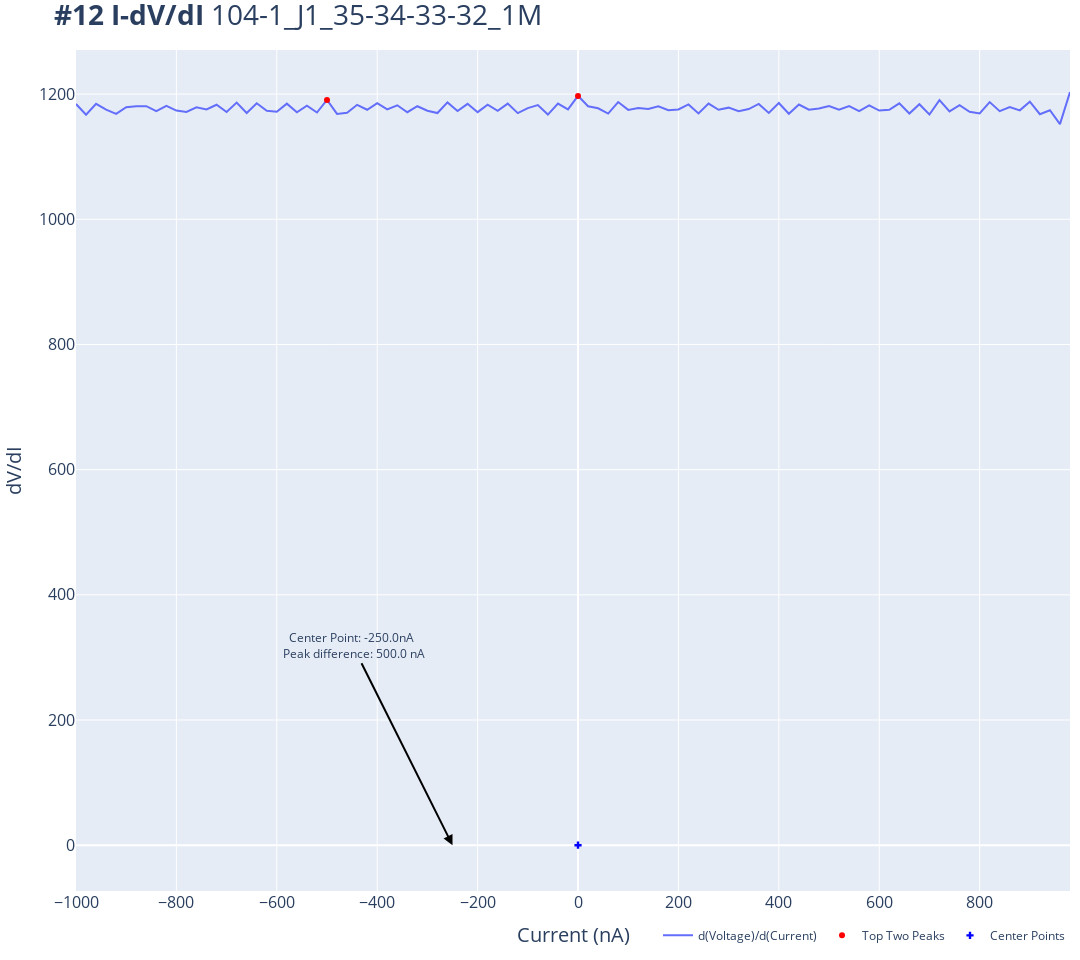

Notebook cell for this chart:
### Code cell
IV_diff(12)

### Figure 1 — Plotly figure (JSON) as saved in the notebook; plotly's stock layout.template omitted (floating-point values rounded to 4 significant figures)
{"data": [{"mode": "lines", "name": "d(Voltage)/d(Current)", "type": "scatter", "x": [-1000, -980.0, -960.0, -940, -920, -900, -880, -860, -840, -820, -800, -780, -760, -740, -720, -700, -680, -660, -640, -620, -600, -580, -560, -540, -520, -500, -480.0, -460, -440, -420, -400, -380, -360, -340, -320, -300, -280, -260, -240.0, -220, -200, -180, -160, -140, -120.0, -100.0, -80, -60.0, -40.0, -20, 0, 20, 40, 60.0, 80.0, 100, 120.0, 140, 160, 180, 200, 220, 240.0, 260, 280, 300, 320, 340, 360, 380, 400, 420, 440, 460, 480.0, 500, 520, 540, 560, 580, 600, 620, 640, 660, 680, 700, 720, 740, 760, 780, 800, 820, 840, 860, 880, 900, 920.0, 940, 960.0, 980.0], "y": [1184.0, 1167.0, 1184.0, 1175.0, 1168.0, 1179.0, 1180.0, 1181.0, 1173.0, 1181.0, 1174.0, 1172.0, 1179.0, 1175.0, 1183.0, 1171.0, 1186.0, 1170.0, 1185.0, 1173.0, 1172.0, 1185.0, 1171.0, 1182.0, 1171.0, 1191.0, 1168.0, 1170.0, 1183.0, 1175.0, 1186.0, 1176.0, 1182.0, 1171.0, 1181.0, 1173.0, 1170.0, 1187.0, 1173.0, 1184.0, 1171.0, 1183.0, 1173.0, 1185.0, 1170.0, 1178.0, 1182.0, 1167.0, 1185.0, 1175.0, 1197.0, 1180.0, 1177.0, 1169.0, 1187.0, 1175.0, 1178.0, 1176.0, 1181.0, 1174.0, 1175.0, 1184.0, 1169.0, 1185.0, 1175.0, 1178.0, 1173.0, 1176.0, 1184.0, 1170.0, 1186.0, 1169.0, 1183.0, 1175.0, 1177.0, 1181.0, 1175.0, 1181.0, 1173.0, 1182.0, 1174.0, 1175.0, 1185.0, 1169.0, 1184.0, 1167.0, 1190.0, 1172.0, 1182.0, 1172.0, 1169.0, 1187.0, 1173.0, 1179.0, 1174.0, 1188.0, 1168.0, 1174.0, 1152.0, 1203.0]}, {"marker": {"color": "red"}, "mode": "markers", "name": "Top Two Peaks", "type": "scatter", "x": [0, -500], "y": [1197.0, 1191.0]}, {"marker": {"color": "blue", "symbol": "cross"}, "mode": "markers", "name": "Center Points", "type": "scatter", "x": [-2.5e-07], "y": [0]}], "layout": {"annotations": [{"arrowcolor": "black", "arrowhead": 2, "arrowsize": 1, "arrowwidth": 2, "ax": -100, "ay": -200, "showarrow": true, "text": "Center Point: -250.0nA <br> Peak difference: 500.0 nA", "x": -250, "y": 0}], "height": 960, "legend": {"orientation": "h", "x": 1, "xanchor": "right", "y": -0.07, "yanchor": "bottom"}, "margin": {"b": 10, "l": 10, "r": 10, "t": 50}, "title": {"font": {"size": 28}, "text": "<b>#12 I-dV/dI</b> 104-1_J1_35-34-33-32_1M"}, "width": 1080, "xaxis": {"tickfont": {"size": 16}, "title": {"font": {"size": 20}, "text": "Current (nA)"}}, "yaxis": {"tickfont": {"size": 16}, "title": {"font": {"size": 20}, "text": "dV/dI"}}}}
